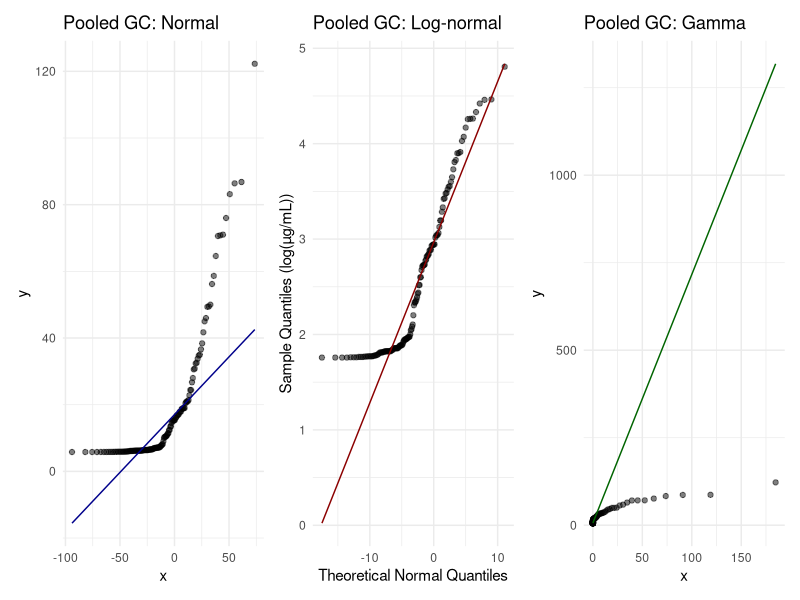
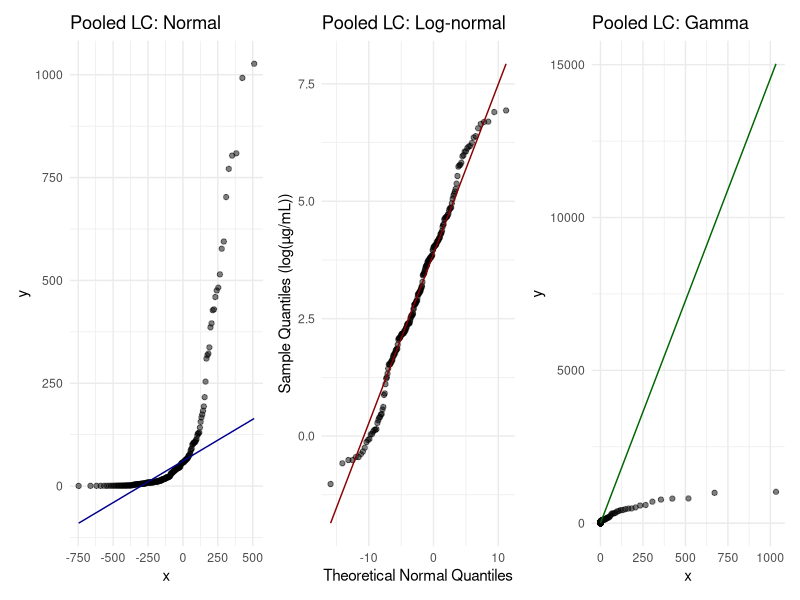

Recreate these plots in R, in order.
## ---- chunk 1
library(ggplot2)
library(fitdistrplus)
library(tidyverse)
library(patchwork)
## ---- chunk 2
# 1. USPF 

uspf_gcms <- c(175, 354, 29, 183, 432, 104, 102, "N.D.", 39, 35, 35, 33, 86, 169, "N.D.", 32, "N.D.", 89, 29, 33, "N.D.", 29.4, "N.D.", "N.D.", "N.D.", "N.D.", "N.D.", "N.D.", "N.D.", "N.D.", "N.D.", "N.D.", 29.2, "N.D.", "N.D.", 76.5, 89.5, "N.D.", 36.1, "N.D.", "N.D.", 133.6, 208.6, "N.D.", 35.9, "N.D.", 31.2, 31.4, 247.3, "N.D.", "N.D.", "N.D.", "N.D.", 30.7, 93.6, 76.2, 29.0, "N.D.", "N.D.", "N.D.", "N.D.", "N.D.", 89.7, "N.D.", "N.D.", "N.D.", 29.2, "N.D.", "N.D.", "N.D.")

uspf_lcms <- c("N.D.", "N.D.", 7.9, 6.6, "N.D.", "N.D.", 3.4, "N.D.", "N.D.", "N.D.", 44.4, "N.D.", "N.D.", "N.D.", "N.D.", 119.7, 3.2, "N.D.", 4.4, "N.D.", 8.0, "N.D.", "N.D.", "N.D.", "N.D.", "N.D.", "N.D.", "N.D.", 1611, "N.D.", "N.D.", "N.D.", "N.D.", "N.D.", "N.D.", "N.D.", 2574, "N.D.", "N.D.", "N.D.", "N.D.", "N.D.", "N.D.", "N.D.", 1686, 288, 27, 613, 711, "N.D.", "N.D.", 133, "N.D.", "N.D.", 509, "N.D.", "N.D.", 184, "N.D.", "N.D.", "N.D.", "N.D.", "N.D.", "N.D.", 236, "N.D.", "N.D.", "N.D.", "N.D.", "N.D.", "N.D.", 292, "N.D.", 293, 44, "N.D.", 104, 50, 4017, "N.D.", "N.D.", "N.D.", "N.D.", "N.D.", 55, 47, 165, "N.D.", "N.D.", "N.D.", "N.D.", "N.D.", "N.D.", "N.D.", 56, "N.D.", "N.D.", 524, "N.D.", "N.D.", "N.D.", "N.D.", "N.D.", 49, "N.D.", "N.D.", "N.D.", "N.D.", 68, "N.D.", "N.D.", 570)


# 2. C-USPF 

cuspf_gcms <- c("N.D.", "N.D.", "N.D.", "N.D.", "N.D.", "N.D.", "N.D.", "N.D.", "N.D.", 31, "N.D.", "N.D.", "N.D.", 114, "N.D.", "N.D.", "N.D.", "N.D.", "N.D.", 30, "N.D.", "N.D.", "N.D.", "N.D.", 94.9, "N.D.", "N.D.", 161.9, "N.D.", 29.0, 52.4, "N.D.", "N.D.", "N.D.", "N.D.", "N.D.", "N.D.", 31.5, 40.1, 30.3, "N.D.", 162.9, 281.0, "N.D.", "N.D.", "N.D.", "N.D.", 32.8, "N.D.", "N.D.", "N.D.", "N.D.", "N.D.", 30.6, 83.7, "N.D.", "N.D.", "N.D.", 33.3, "N.D.", "N.D.", "N.D.", "N.D.", 29.1, 51.7, "N.D.", "N.D.", 29.3, "N.D.", 29.5)

cuspf_lcms <- c(5.2, "N.D.", 31.2, 4.7, "N.D.", "N.D.", "N.D.", 5.2, "N.D.", "N.D.", "N.D.", "N.D.", "N.D.", "N.D.", "N.D.", "N.D.", "N.D.", "N.D.", "N.D.", 3.0, "N.D.", "N.D.", 2.8, "N.D.", 42, "N.D.", "N.D.", 58, 3856, "N.D.", "N.D.", "N.D.", "N.D.", "N.D.", 267, 109, 5133, "N.D.", "N.D.", 207, 371, "N.D.", 55, "N.D.", "N.D.", "N.D.", 55, "N.D.", "N.D.", "N.D.", 380, "N.D.", "N.D.", "N.D.", 232, "N.D.", 24, 113, "N.D.", "N.D.", "N.D.", "N.D.", "N.D.", "N.D.", "N.D.", "N.D.", 82, "N.D.", "N.D.", 82, 262, 870, "N.D.", "N.D.", "N.D.", "N.D.", 366, 31, 2885, "N.D.", "N.D.", "N.D.", "N.D.", "N.D.", 39, "N.D.", "N.D.", "N.D.", 40, "N.D.", 122, "N.D.", "N.D.", 190, "N.D.", "N.D.", "N.D.", 529, "N.D.", "N.D.", "N.D.", 47, 32, "N.D.", "N.D.", 23, 503, "N.D.", "N.D.", "N.D.", 156, 285)


# 3. CGF 

cgf_gcms <- c(192, 355, "N.D.", "N.D.", 434, 105, 107, 32, 41, 36, "N.D.", "N.D.", "N.D.", 122, "N.D.", "N.D.", 33, "N.D.", "N.D.", 37, 34, "N.D.", 29.4, "N.D.", "N.D.", 57.3, 76.1, "N.D.", 29.3, "N.D.", 51.7, "N.D.", "N.D.", "N.D.", 72.5, "N.D.", "N.D.", "N.D.", "N.D.", "N.D.", 84.9, "N.D.", 293.2, 67.2, "N.D.", "N.D.", "N.D.", "N.D.", 611.3, "N.D.", "N.D.", "N.D.", "N.D.", "N.D.", "N.D.", "N.D.", "N.D.", 61.9, "N.D.", 53.3, 29.8, 67.4, "N.D.", "N.D.", "N.D.", 80.0, 29.1, "N.D.", 54.6, 29.7)

cgf_lcms <- c("N.D.", "N.D.", 15.1, "N.D.", "N.D.", 29.4, "N.D.", "N.D.", "N.D.", "N.D.", "N.D.", "N.D.", 12.0, 7.5, "N.D.", "N.D.", "N.D.", "N.D.", "N.D.", "N.D.", "N.D.", "N.D.", "N.D.", "N.D.", "N.D.", 88, 430, 41, 2148, 28, 65, 312, "N.D.", 281, "N.D.", "N.D.", "N.D.", 222, 24, "N.D.", 201, 1270, 65, "N.D.", "N.D.", 315, 66, "N.D.", "N.D.", 105, 1591, "N.D.", 781, 160, 215, 62, "N.D.", 650, 834, 83, 216, 66, 74, 334, "N.D.", 109, "N.D.", 102, 25, "N.D.", "N.D.", "N.D.", 448, "N.D.", "N.D.", 320, 208, "N.D.", 4961, "N.D.", 51, 45, "N.D.", "N.D.", "N.D.", "N.D.", 107, 84, "N.D.", 299, "N.D.", 225, "N.D.", "N.D.", "N.D.", "N.D.", 32, "N.D.", 89, 968, 323, "N.D.", "N.D.", "N.D.", "N.D.", "N.D.")

# 4  UFC-CGF

ufccgf_gcms <- c(225, 323, "N.D.", "N.D.", 380, 94, 95, "N.D.", "N.D.", 
                    32, 32, 31, 77, 140, 32, "N.D.", "N.D.", 75, "N.D.", 31, "N.D.", "N.D.", "N.D.", "N.D.", "N.D.", "N.D.", "N.D.", "N.D.", 
                   "N.D.", "N.D.", "N.D.", 29.4, "N.D.", "N.D.", "N.D.", 
                   "N.D.", "N.D.", 31.9, 38.6, 30.6, "N.D.", 154.1, 246.8, 
                   "N.D.", "N.D.", "N.D.", 32.6, 32.3, "N.D.", "N.D.", 
                   "N.D.", "N.D.", 56.7, 30.8, "N.D.", "N.D.", "N.D.", 
                   "N.D.", "N.D.", "N.D.", "N.D.", "N.D.", "N.D.", "N.D.", 
                   "N.D.", "N.D.", "N.D.", "N.D.", "N.D.", "N.D.")
ufccgf_lcms <- c(5.7, 5.7, 40.5, 3.9, 8.8, "N.D.", "N.D.", "N.D.", 3.2, 
                    5.8, 53.4, "N.D.", 12.4, "N.D.", 25.3, "N.D.", "N.D.", 
                    "N.D.", "N.D.", "N.D.", 9.3, 18.9, "N.D.", 5.5, "N.D.", "N.D.", "N.D.", "N.D.", 2138, "N.D.", "N.D.", 
                    "N.D.", "N.D.", "N.D.", "N.D.", "N.D.", 2378, "N.D.", 
                    "N.D.", 102, "N.D.", "N.D.", "N.D.", 17, "N.D.", 339, 
                    "N.D.", 1081, "N.D.", "N.D.", 344, "N.D.", 556, "N.D.", 
                    172, "N.D.", "N.D.", 211, "N.D.", "N.D.", "N.D.", "N.D.", 
                    "N.D.", "N.D.", "N.D.", "N.D.", "N.D.", "N.D.", 35, 
                    "N.D.", "N.D.", "N.D.", "N.D.", "N.D.", "N.D.", "N.D.", 190, "N.D.", 4045, "N.D.", "N.D.", "N.D.", "N.D.", 638, 
                    55, "N.D.", "N.D.", "N.D.", 43, "N.D.", "N.D.", 
                    "N.D.", 85, 186, "N.D.", 915, 28, 531, 45, "N.D.", 
                    "N.D.", "N.D.", "N.D.", "N.D.", "N.D.", "N.D.", 
                    2973, "N.D.", "N.D.", "N.D.", "N.D.", 537)

# 5  FC-CGF
fccgf_gcms <- c(153, 250, "N.D.", "N.D.", 353, 84, "N.D.", "N.D.", "N.D.", 
                   31, 32, 31, 81, 122, "N.D.", "N.D.", "N.D.", "N.D.", "N.D.", 31, "N.D.", 50.2, "N.D.", 62.1, "N.D.", "N.D.", "N.D.", 173.7, "N.D.", 
                   29.2, "N.D.", "N.D.", 34.6, "N.D.", "N.D.", "N.D.", 35.2, 
                   45.2, 31.0, "N.D.", 229.9, 415.8, "N.D.", "N.D.", 35.7, 
                   "N.D.", 35.5, "N.D.", 29.1, 30.9, 29.4, "N.D.", 30.6, 
                   94.7, 104.8, "N.D.", "N.D.", 35.2, "N.D.", "N.D.", "N.D.", 
                   "N.D.", "N.D.", "N.D.", "N.D.", "N.D.", "N.D.", "N.D.", 29.6)
fccgf_lcms <- c("N.D.", "N.D.", 17.5, 4.6, "N.D.", 3.6, "N.D.", "N.D.", 
                   "N.D.", 7.0, "N.D.", 3.0, "N.D.", "N.D.", "N.D.", 176.3, 
                   "N.D.", 1.8, "N.D.", "N.D.", 7.4, "N.D.", "N.D.", "N.D.", "N.D.", "N.D.", "N.D.", "N.D.", 2412, "N.D.", "N.D.", 
                   "N.D.", 62, "N.D.", "N.D.", 89, 2298, "N.D.", "N.D.", 
                   153, 95, "N.D.", "N.D.", "N.D.", "N.D.", "N.D.", "N.D.", 
                   1978, "N.D.", "N.D.", "N.D.", "N.D.", 640, "N.D.", 223, 
                   "N.D.", "N.D.", 455, "N.D.", 21, "N.D.", "N.D.", "N.D.", 
                   "N.D.", "N.D.", "N.D.", "N.D.", "N.D.", 44, 23, "N.D.", 
                   "N.D.", "N.D.", "N.D.", 23, "N.D.", 228, "N.D.", 3513, 54, "N.D.", "N.D.", 47, "N.D.", "N.D.", 
                   "N.D.", "N.D.", 44, "N.D.", "N.D.", "N.D.", 116, "N.D.", 
                   279, 157, "N.D.", "N.D.", "N.D.", "N.D.", 1929, "N.D.", 
                   "N.D.", "N.D.", 40, 29, "N.D.", 1550, 76, "N.D.", "N.D.", 
                   "N.D.", 394)

# COMBINE ALL

all_gcms_raw <- c(uspf_gcms, cuspf_gcms, cgf_gcms, ufccgf_gcms, fccgf_gcms)
all_lcms_raw <- c(uspf_lcms, cuspf_lcms, cgf_lcms, ufccgf_lcms, fccgf_lcms)
## ---- chunk 3
# Limits of Quantification in µg/mL
loq_gc <- 0.1 
loq_lc <- 0.5

# To get value to µg/mL
gc_num <- suppressWarnings(as.numeric(all_gcms_raw) * 0.2)
lc_num <- suppressWarnings(as.numeric(all_lcms_raw) * 0.2)

# Create the Left/Right Interval Matrices required by fitdistcens
gc_cens <- data.frame(
  left = ifelse(is.na(gc_num), NA, gc_num),
  right = ifelse(is.na(gc_num), loq_gc, gc_num)
)

lc_cens <- data.frame(
  left = ifelse(is.na(lc_num), NA, lc_num),
  right = ifelse(is.na(lc_num), loq_lc, lc_num)
)

# Print proportions below LOQ
gcms_nd_pct <- sum(is.na(gc_num)) / length(gc_num) * 100
lcms_nd_pct <- sum(is.na(lc_num)) / length(lc_num) * 100

cat(sprintf("Pooled GC/MS N.D. Percentage: %.1f%%\n", gcms_nd_pct))
cat(sprintf("Pooled LC/MS N.D. Percentage: %.1f%%\n", lcms_nd_pct))
## ---- chunk 4
# Fit Normal, Log-Normal, and Gamma distributions for GC/MS
fit_gc_norm  <- fitdistcens(gc_cens, "norm")
fit_gc_lnorm <- fitdistcens(gc_cens, "lnorm")
fit_gc_gamma <- fitdistcens(gc_cens, "gamma")

# Fit Normal, Log-Normal, and Gamma distributions for LC/MS
fit_lc_norm  <- fitdistcens(lc_cens, "norm")
fit_lc_lnorm <- fitdistcens(lc_cens, "lnorm")
fit_lc_gamma <- fitdistcens(lc_cens, "gamma")

# AIC for comparison 
c(Normal = summary(fit_gc_norm)$aic, 
  LogNormal = summary(fit_gc_lnorm)$aic, 
  Gamma = summary(fit_gc_gamma)$aic)

c(Normal = summary(fit_lc_norm)$aic, 
  LogNormal = summary(fit_lc_lnorm)$aic, 
  Gamma = summary(fit_lc_gamma)$aic)
## ---- chunk 5
summary(fit_gc_lnorm)

summary(fit_lc_lnorm)
## ---- chunk 6
df_gc <- data.frame(conc = na.omit(gc_num))
df_lc <- data.frame(conc = na.omit(lc_num))

# ------------- GC Plots -------------
q_gc_n <- ggplot(df_gc, aes(sample = conc)) +
  stat_qq(distribution = qnorm, dparams = list(mean = fit_gc_norm$estimate["mean"], sd = fit_gc_norm$estimate["sd"]), alpha = 0.5) +
  stat_qq_line(distribution = qnorm, dparams = list(mean = fit_gc_norm$estimate["mean"], sd = fit_gc_norm$estimate["sd"]), color = "darkblue") +
  labs(title = "Pooled GC: Normal") + theme_minimal()

q_gc_ln <- ggplot(df_gc, aes(sample = log(conc))) +
  stat_qq(distribution = qnorm, 
          dparams = list(mean = fit_gc_lnorm$estimate["meanlog"], 
                         sd = fit_gc_lnorm$estimate["sdlog"]), 
          alpha = 0.5) +
  stat_qq_line(distribution = qnorm, 
               dparams = list(mean = fit_gc_lnorm$estimate["meanlog"], 
                              sd = fit_gc_lnorm$estimate["sdlog"]), 
               color = "darkred") +
  labs(title = "Pooled GC: Log-normal", 
       x = "Theoretical Normal Quantiles", 
       y = "Sample Quantiles (log(µg/mL))") + 
  theme_minimal()


q_gc_g <- ggplot(df_gc, aes(sample = conc)) +
  stat_qq(distribution = qgamma, dparams = list(shape = fit_gc_gamma$estimate["shape"], rate = fit_gc_gamma$estimate["rate"]), alpha = 0.5) +
  stat_qq_line(distribution = qgamma, dparams = list(shape = fit_gc_gamma$estimate["shape"], rate = fit_gc_gamma$estimate["rate"]), color = "darkgreen") +
  labs(title = "Pooled GC: Gamma") + theme_minimal()

# Display GC comparison
q_gc_n + q_gc_ln + q_gc_g

# ------------- LC Plots -------------
q_lc_n <- ggplot(df_lc, aes(sample = conc)) +
  stat_qq(distribution = qnorm, dparams = list(mean = fit_lc_norm$estimate["mean"], sd = fit_lc_norm$estimate["sd"]), alpha = 0.5) +
  stat_qq_line(distribution = qnorm, dparams = list(mean = fit_lc_norm$estimate["mean"], sd = fit_lc_norm$estimate["sd"]), color = "darkblue") +
  labs(title = "Pooled LC: Normal") + theme_minimal()

q_lc_ln <- ggplot(df_lc, aes(sample = log(conc))) +
  stat_qq(distribution = qnorm, 
          dparams = list(mean = fit_lc_lnorm$estimate["meanlog"], 
                         sd = fit_lc_lnorm$estimate["sdlog"]), 
          alpha = 0.5) +
  stat_qq_line(distribution = qnorm, 
               dparams = list(mean = fit_lc_lnorm$estimate["meanlog"], 
                              sd = fit_lc_lnorm$estimate["sdlog"]), 
               color = "darkred") +
  labs(title = "Pooled LC: Log-normal", 
       x = "Theoretical Normal Quantiles", 
       y = "Sample Quantiles (log(µg/mL))") + 
  theme_minimal()

q_lc_g <- ggplot(df_lc, aes(sample = conc)) +
  stat_qq(distribution = qgamma, dparams = list(shape = fit_lc_gamma$estimate["shape"], rate = fit_lc_gamma$estimate["rate"]), alpha = 0.5) +
  stat_qq_line(distribution = qgamma, dparams = list(shape = fit_lc_gamma$estimate["shape"], rate = fit_lc_gamma$estimate["rate"]), color = "darkgreen") +
  labs(title = "Pooled LC: Gamma") + theme_minimal()

# Display LC comparison
q_lc_n + q_lc_ln + q_lc_g
